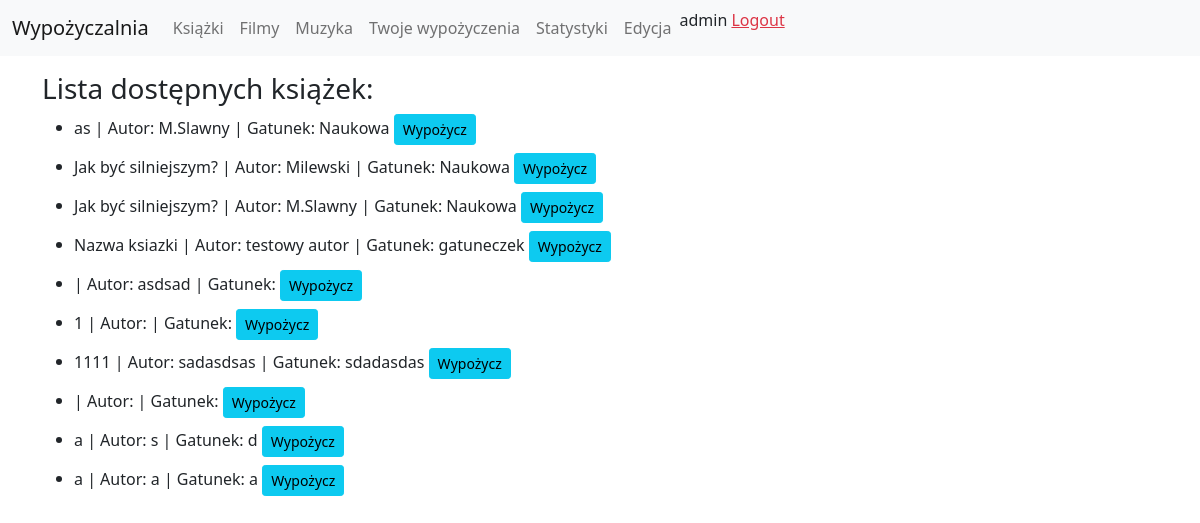
/biblioteka/ksiazki/ (signed in), run on an earlier commit of the app's database.
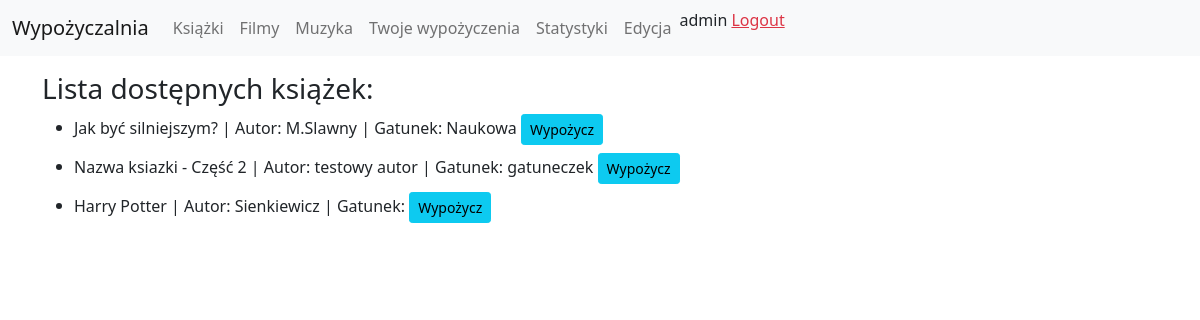
And on a later commit of the database.
### Biblioteka/models.py (models this page shows, shortened)
class Ksiazka(models.Model):
    id = models.AutoField(primary_key=True)
    autor = models.CharField(max_length=200)
    tytul = models.CharField(max_length=200)
    gatunek = models.CharField(max_length=200)
    ISBN = models.CharField(max_length=13, unique=True)
    wypozyczajacy = models.ForeignKey(settings.AUTH_USER_MODEL, on_delete=models.CASCADE, blank=True, null=True)
    class Meta:
        unique_together = ('autor', 'tytul', 'gatunek',)

### Biblioteka/views.py (the view)
# urls.py: path('ksiazki/', login_required(login_url='loginPage')(Ksiazki.as_view()), name='ksiazki'),
class Ksiazki(View):
    def get(self, request):
        try:
            ksiazki = get_list_or_404(Ksiazka, wypozyczajacy=None)
        except:
            ksiazki = None
        return render(request, 'biblioteka/ksiazki.html', {'ksiazki': ksiazki})

### Biblioteka/templates/biblioteka/ksiazki.html
{% extends "base.html" %}
{% block content %}
<div class="container pt-3">
    <h3>Lista dostępnych książek:</h3>
    <ul>
        {% for ksiazka in ksiazki %}
        <li class="mb-2">{{ksiazka.tytul}} | Autor: {{ksiazka.autor}} | Gatunek: {{ksiazka.gatunek}} <a href='/biblioteka/wypozycz/ksiazki/{{ksiazka.id}}' class='btn btn-info btn-sm'>Wypożycz</a></li>
        {% endfor %}
    </ul>
</div>
{% endblock %}

What changed in the data, as far as the page shows it:
no longer on this page (row edited): Ksiazka: tytul "as", autor "M.Slawny", gatunek "Naukowa"
no longer on this page (row edited): Ksiazka: tytul "Jak być silniejszym?", autor "Milewski", gatunek "Naukowa"
removed Ksiazka: autor "asdsad"
removed Ksiazka: tytul "1"
removed Ksiazka: tytul "1111", autor "sadasdsas", gatunek "sdadasdas"
removed Ksiazka: tytul "a", autor "s", gatunek "d"
removed Ksiazka: tytul "a", autor "a", gatunek "a"
changed Ksiazka "testowy autor": tytul "Nazwa ksiazki" → "Nazwa ksiazki - Część 2"
added Ksiazka: tytul "Harry Potter", autor "Sienkiewicz"
